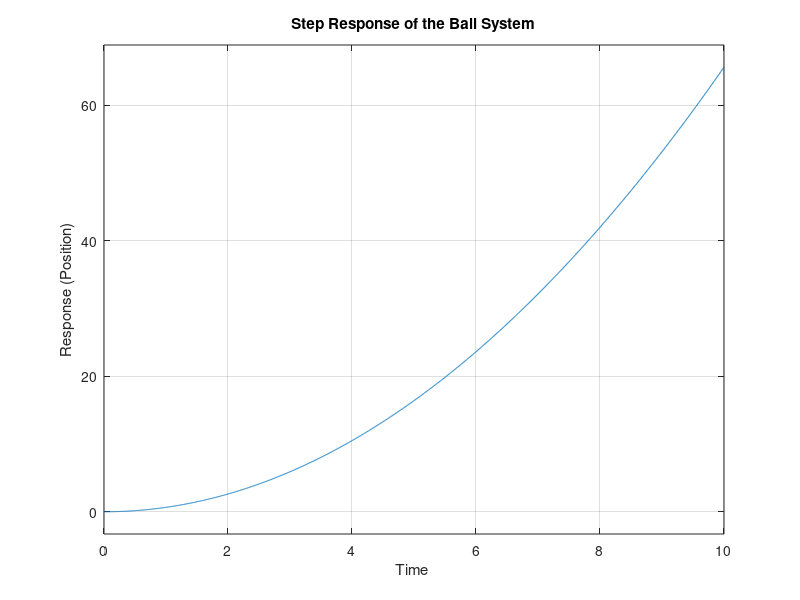

Recreate this plot in MATLAB.
m = 0.0027;
R = 0.02;
g = -9.8;
L = 0.342;
d = 0.064123;
J = 4.32e-7;
s = tf('s');
P_ball = -m*g*d/L/(J/R^2+m)/s^2;

% Plot the step response
figure;

step(P_ball);

grid on;                    
title('Step Response of the Ball System'); 
xlabel('Time ');            
ylabel('Response (Position)');     

